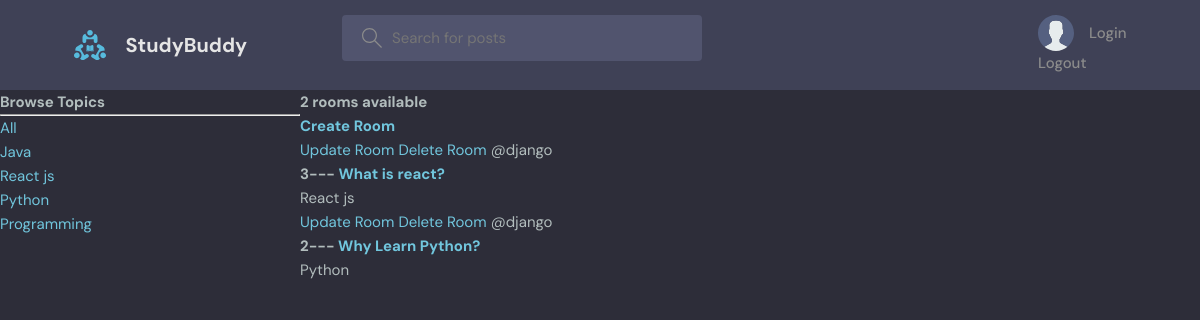
The page / on the database its author committed.
### base/models.py (models this page shows, shortened)
class Topic(models.Model):
    name = models.CharField(max_length=200)

class Room(models.Model):
    host = models.ForeignKey(User, on_delete=models.SET_NULL, null=True)
    topic = models.ForeignKey(Topic, on_delete=models.SET_NULL, null=True)
    name = models.CharField(max_length=200)
    description = models.TextField(null=True, blank=True)
    participants = models.ManyToManyField(User, related_name='participants', blank=True)
    updated = models.DateTimeField(auto_now=True)
    created = models.DateTimeField(auto_now_add=True)
    class Meta:
        ordering = ['-updated', '-created']

### base/views.py (the view)
# urls.py: path('', views.home, name='home'),
def home(request):
    q = request.GET.get('q') if request.GET.get('q') != None else ''
    rooms = Room.objects.filter(
        Q(topic__name__icontains=q) |
        Q(name__icontains=q) |
        Q(description__icontains=q)
        )
    topics = Topic.objects.all()
    room_count = rooms.count()
    return render(request, 'home.html', {'rooms': rooms, 'topics': topics, 'room_count': room_count})

### templates/home.html (shortened to what this page needs)
{% extends 'main.html' %}
{% block content %}
<div class="home-container">
    <div>
        <h3>Browse Topics</h3>
        <hr>
        <div>
            <a href="{% url 'home' %}">All</a>
        </div>
        {% for topic in topics %}
        <div>
            <a href="{% url 'home' %}?q={{topic.name}}">{{topic.name}}</a>
        </div>
        {% endfor %}
    </div>
    <div >
        <h5>{{room_count}} rooms available</h5>
        <h1><a href="{% url 'create_room' %}">Create Room</a></h1>
    <div>
        {% for room in rooms %}
        <div>
            <a href="{% url 'update_room' room.id %}">Update Room</a>
            <a href="{% url 'delete_room' room.id %}">Delete Room</a>
            <span>@{{room.host.username}}</span>
            <h5>{{room.id}}--- <a href="{% url 'room' room.id %}">{{room.name}}</a> </h5>
            <small>{{room.topic.name}}</small>
        </div>
        {% endfor %}
    </div>
    </div>
</div>
{% endblock %}

### templates/main.html (shortened to what this page needs)
<!DOCTYPE html>
{% load static %}
<html lang="en">
<head>
    <link rel="stylesheet" href="{% static 'styles/style.css' %}" />
</head>
<body>
    {% include 'navbar.html' %}
    {% block content %}
    {% endblock %}
</body>
</html>

### templates/navbar.html (shortened to what this page needs)
{% load static %}
<header class="header header--loggedIn">
    <div class="container">
        <a href="{% url 'home' %}" class="header__logo">
            <img src="{% static 'images/logo.svg' %}" />
            <h1>StudyBuddy</h1>
        </a>
        <form class="header__search" method="GET" action="{% url 'home' %}">
            <label>
                <input name="q" placeholder="Search for posts" />
            </label>
        </form>
        <nav class="header__menu">
            {% if request.user.is_authenticated %}
            <div class="header__user">
                <a href="">
                    <div class="avatar avatar--medium active">
                        <img src="{{request.user.avatar.url}}" />
                    </div>
                    <p>{{request.user.username}} <span>@{{request.user.username}}</span></p>
                </a>
                <button class="dropdown-button">
                    <svg version="1.1" xmlns="http://www.w3.org/2000/svg" width="32" height="32" viewBox="0 0 32 32">
                        <title>chevron-down</title>
                        <path d="M16 21l-13-13h-3l16 16 16-16h-3l-13 13z"></path>
                    </svg>
                </button>
            </div>
            {% else %}
            <a href="{% url 'login' %}">
                <img src="{% static 'images/avatar.svg' %}" />
                <p>Login</p>
            </a>
            {% endif %}
            <a href="{% url 'logout' %}" type="button">Logout</a>
        </nav>
    </div>
</header>

### static/styles/style.css (style rules this page uses)
:root { --color-main: #71c6dd; --color-main-light: #e1f6fb; --color-dark: #3f4156; --color-dark-medium: #51546e; --color-dark-light: #696d97; --color-light: #e5e5e5; --color-gray: #8b8b8b; --color-light-gray: #b2bdbd; --color-bg: #2d2d39; --color-success: #5dd693; --color-error: #fc4b0b; }
* { font-family: "DM Sans", -apple-system, BlinkMacSystemFont, "Segoe UI", Roboto, Oxygen, Ubuntu, Cantarell, "Open Sans", "Helvetica Neue", sans-serif; margin: 0; padding: 0; box-sizing: border-box; text-rendering: optimizeLegibility; font-size: inherit; }
html { font-size: 56.25%; }
@media only screen and (min-width: 1200px) { html { font-size: 62.5%; } }
body { line-height: 1.6; font-weight: 400; font-size: 1.5rem; color: var(--color-light-gray); background-color: var(--color-bg); min-height: 100vh; }
img { width: 100%; }
a { display: inline-block; color: var(--color-main); text-decoration: none; }
.container { max-width: 120rem; width: 90%; margin: auto; }
.header { padding: 1.5rem; background-color: var(--color-dark); }
.header > .container { display: flex; gap: 9.5rem; }
.header__logo, .header__user { display: flex; gap: 2rem; align-items: center; }
.header__logo > img { height: 3.2rem; width: 3.2rem; }
.header__logo > h1 { font-weight: 700; font-size: 2rem; color: var(--color-light); }
.header__search > label { background-color: var(--color-dark-medium); padding: 1.3rem 1rem; display: flex; align-items: center; gap: 1rem; border-radius: 4px; }
.header__search svg { fill: var(--color-gray); width: 2rem; height: 2rem; margin-left: 1rem; }
.header__search input { width: 30rem; background: transparent; border: none; outline: none; color: var(--color-light); }
.header__menu { margin-left: auto; position: relative; }
.header__menu a { display: flex; gap: 1.5rem; align-items: center; font-weight: 500; text-decoration: none; color: var(--color-gray); }
.header__menu img { height: 3.6rem; }
.header__menu p { line-height: 1.2; }

### templates/home.html (style rules this page uses)
.home-container { display: grid; grid-template-columns: 1fr 3fr; }

### rows shown on the page
Topic: name "Java"
Topic: name "React js"
Topic: name "Python"
Topic: name "Programming"
Room: host.username "django", id "3", name "What is react?", topic.name "React js"
Room: host.username "django", id "2", name "Why Learn Python?", topic.name "Python"

### other values the page prints
{{ room_count }} "2"
